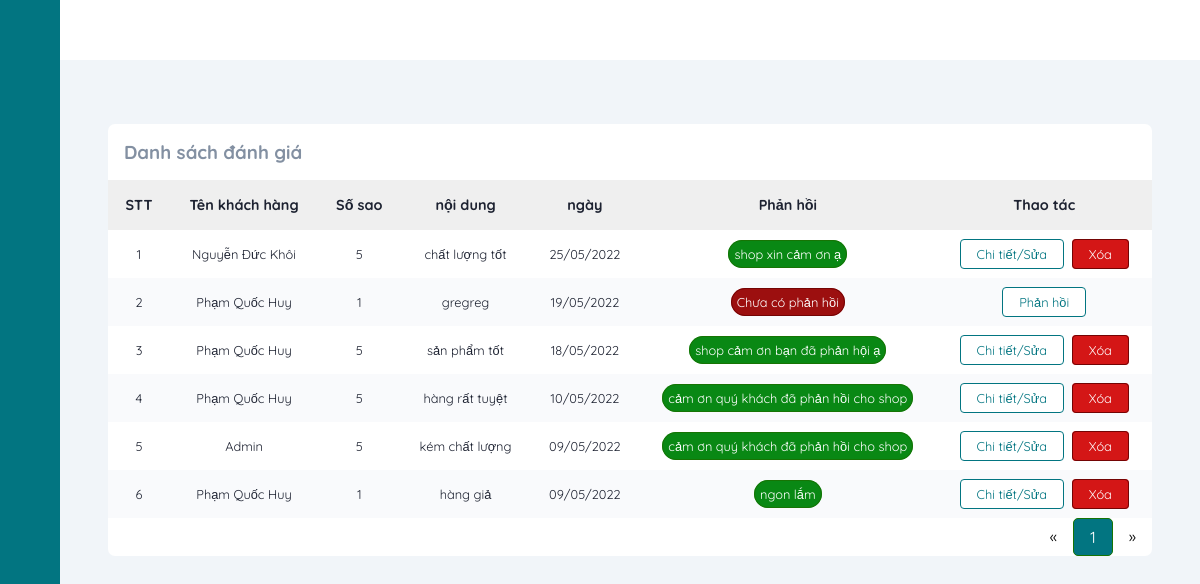
Screenshot of /ratingManage?page=1 (signed in) with the database file from the repository.
### tables this page shows
CREATE TABLE `productrating` (
  `id` int(11) NOT NULL,
  `productId` int(11) NOT NULL,
  `userId` int(11) NOT NULL,
  `star` int(11) NOT NULL,
  `content` text NOT NULL,
  `reply` text NOT NULL,
  `createdDate` datetime NOT NULL DEFAULT current_timestamp(),
  `repliedDate` datetime DEFAULT NULL
);

CREATE TABLE `users` (
  `id` int(11) NOT NULL,
  `fullName` varchar(255) NOT NULL,
  `email` varchar(255) NOT NULL,
  `dob` date NOT NULL,
  `address` varchar(500) NOT NULL,
  `password` varchar(255) NOT NULL,
  `roleId` int(11) NOT NULL,
  `status` tinyint(1) NOT NULL,
  `captcha` varchar(50) NOT NULL,
  `isConfirmed` tinyint(4) NOT NULL DEFAULT 0,
  `phone` varchar(10) NOT NULL,
  `provinceId` varchar(5) NOT NULL,
  `districtId` varchar(5) NOT NULL,
  `wardId` varchar(5) NOT NULL
);

### mvc/core/ControllerBase.php (called while the page is built, shortened)
<?php
class ControllerBase{
    public function view($view, $data=[]){
        require_once "./mvc/views/".$view.".php";
    }
}
?>

### mvc/controllers/ratingManage.php (called while the page is built, shortened)
<?php
class ratingManage extends ControllerBase
{
    public function index($page = 1)
    {
        $rating = $this->model("ratingModel");
        $ratingList = ($rating->getAllAdmin(isset($_GET['page']) ? $_GET['page'] : 1))->fetch_all(MYSQLI_ASSOC);
        $countPaging = $rating->getCountPaging(8);
        $this->view("admin/rating", [
            "headTitle" => "Phản hồi đánh giá",
            "ratingList" => $ratingList,
            "countPaging" => $countPaging
        ]);
    }
}

### mvc/core/App.php (called while the page is built, shortened)
<?php
class App
{
    protected $action = "Index";
    function __construct()
    {
        $arr = $this->UrlProcess();
        if (file_exists("./mvc/controllers/" . $arr[0] . ".php")) {
            unset($arr[0]);
        }
        $this->controller = new $this->controller;
        $this->params = $arr ? array_values($arr) : [];
        array_push($this->params, $_GET);
        call_user_func_array([$this->controller, $this->action], $this->params);
    }
    function UrlProcess()
    {
        if (isset($_GET["url"])) {
            return explode("/", filter_var(trim($_GET["url"], "/")));
        }
    }
}

### index.php (called while the page is built, shortened)
<?php
$myApp = new App();
?>

### mvc/core/DB.php (called while the page is built, shortened)
<?php
class DB{
    private static $instance = null;
    protected $servername = "localhost";
    protected $username = "root";
    protected $password = "";
    private function __construct(){
        $this->con = mysqli_connect($this->servername, $this->username, $this->password);
    }
    public static function getInstance()
    {
      if(!self::$instance)
      {
        self::$instance = new DB();
      }
      return self::$instance;
    }
}
?>

### mvc/models/ratingModel.php (called while the page is built, shortened)
<?php
class ratingModel
{
    private static $instance = null;
    public static function getInstance()
    {
        if (!self::$instance) {
            self::$instance = new ratingModel();
        }
        return self::$instance;
    }
    public function getAllAdmin($page = 1, $total = 8)
    {
        $tmp = ($page - 1) * $total;
        $db = DB::getInstance();
        $sql = "SELECT p.id, p.star, p.createdDate, p.content, p.reply, u.id as userId, u.fullName, c.name as productName FROM productrating p JOIN users u ON p.userId = u.id JOIN products c ON p.productId = c.id ORDER BY p.createdDate DESC LIMIT $tmp,$total";
        $result = mysqli_query($db->con, $sql);
        return $result;
    }
}

### mvc/views/admin/rating.php (the view, shortened to what this page needs)
<?php require APP_ROOT . '/views/admin/inc/head.php'; ?>
<body>
    <?php require APP_ROOT . '/views/admin/inc/sidebar.php'; ?>
    <div class="main-content">
        <main>
            <section class="recent">
                <div class="activity-grid">
                    <div class="activity-card">
                        <h3>Danh sách đánh giá</h3>
                        <div class="table-responsive">
                            <table>
                                <thead>
                                    <tr>
                                        <th>STT</th>
                                        <th>Tên khách hàng</th>
                                        <th>Số sao</th>
                                        <th>nội dung</th>
                                        <th>ngày</th>
                                        <th>Phản hồi</th>
                                        <th>Thao tác</th>
                                    </tr>
                                </thead>
                                <tbody>
                                    <?php
                                    $count = 0;
                                    foreach ($data['ratingList'] as $key => $value) {
                                    ?>
                                        <tr>
                                            <td><?= ++$count ?></td>
                                            <td><?= $value['fullName'] ?></td>
                                            <td><?= $value['star'] ?></td>
                                            <td><?= $value['content'] ?></td>
                                            <td><?= date("d/m/Y", strtotime($value['createdDate'])) ?></td>
                                            <?php
                                            if ($value['reply']) { ?>
                                                <td><span class="active"><?= $value['reply'] ?></span></td>
                                            <?php } else { ?>
                                                <td><span class="block">Chưa có phản hồi</span></td>
                                            <?php }
                                            ?>
                                            <td>
                                            <?php
                                            if ($value['reply']) { ?>
                                                <a class="button-normal" href="<?= URL_ROOT . '/ratingManage/reply/' . $value['id'] ?>">Chi tiết/Sửa</a>
                                                <a class="button-red" href="<?= URL_ROOT . '/ratingManage/delete/' . $value['id'] ?>">Xóa</a>
                                            <?php } else { ?>
                                                <a class="button-normal" href="<?= URL_ROOT . '/ratingManage/reply/' . $value['id'] ?>">Phản hồi</a>
                                            <?php }
                                            ?>
                                            </td>
                                        </tr>
                                    <?php }
                                    ?>
                                </tbody>
                            </table>
                        </div>
                        <div class="pagination">
                            <a href="<?= URL_ROOT ?>/ratingManage?page=<?= (isset($_GET['page'])) ? (($_GET['page'] <= 1) ? 1 : $_GET['page'] - 1) : 1 ?>">&laquo;</a>
                            <?php
                            for ($i = 1; $i <= $data['countPaging']; $i++) {
                                if (isset($_GET['page'])) {
                                    if ($i == $_GET['page']) { ?>
                                        <a class="active" href="<?= URL_ROOT ?>/ratingManage?page=<?= $i ?>"><?= $i ?></a>
                                    <?php } else { ?>
                                        <a href="<?= URL_ROOT ?>/ratingManage?page=<?= $i ?>"><?= $i ?></a>
                                    <?php  }
                                } ?>
                            <?php }
                            ?>
                            <a href="<?= URL_ROOT ?>/ratingManage?page=<?= (isset($_GET['page'])) ? ($_GET['page'] == $data['countPaging'] ? $_GET['page'] : $_GET['page'] + 1) : 2 ?>">&raquo;</a>
                        </div>
                    </div>
                </div>
            </section>
        </main>
    </div>
</body>
</html>

### public/css/admin.css (style rules this page uses)
:root { --main-color: #027581; --color-dark: #1D2231; --text-grey: #8390A2; }
* { font-family: 'Quicksand', sans-serif; margin: 0; padding: 0; text-decoration: none; list-style-type: none; box-sizing: border-box; }
.main-content { position: relative; margin-left: 240px; transition: margin-left 500ms; }
main { margin-top: 60px; background: #f1f5f9; min-height: 90vh; padding: 1rem 3rem; }
.recent { margin-top: 3rem; margin-bottom: 3rem; }
.activity-grid { display: grid; grid-template-columns: 100% 25%; grid-column-gap: 1.5rem; }
.activity-card, .summary-card, .bday-card { background: #fff; border-radius: 7px; }
.activity-card h3 { color: var(--text-grey); margin: 1rem; }
.activity-card table { width: 100%; border-collapse: collapse; }
.activity-card thead { background: #efefef; text-align: left; }
th, td { font-size: .9rem; padding: 1rem 1rem; color: var(--color-dark); text-align: center; }
td { font-size: .8rem; }
tbody tr:nth-child(even) { background: #f9fafc; }
.button-red { background: rgb(212, 22, 22); color: #fff; border: 1px solid rgb(116, 4, 4); border-radius: 4px; padding: .4rem 1rem; margin: 2px 2px; }
.button-normal { background: white; color: var(--main-color); border: 1px solid var(--main-color); border-radius: 4px; padding: .4rem 1rem; margin: 2px 2px; }
.table-responsive { overflow-x: auto; }
@media only screen and (max-width: 1200px) { .main-content { margin-left: 60px; } }
.active { background: rgb(9, 136, 20); color: #fff; border: 1px solid rgb(23, 116, 4); padding: 5px; border-radius: 20px; }
.block { background: rgb(156, 15, 15); color: #fff; border: 1px solid rgb(116, 4, 4); padding: 5px; border-radius: 20px; }
.pagination { float: right; }
.pagination a { color: black; float: left; padding: 8px 16px; text-decoration: none; }
.pagination a.active { background-color: #027581; color: white; border-radius: 5px; }

### rows the page displays
productrating: userId.fullName "Nguyễn Đức Khôi", star "5", content "chất lượng tốt", createdDate "25/05/2022", reply "shop xin cảm ơn ạ"
productrating: userId.fullName "Phạm Quốc Huy", star "1", content "gregreg", createdDate "19/05/2022", reply "Chưa có phản hồi"
productrating: userId.fullName "Phạm Quốc Huy", star "5", content "sản phẩm tốt", createdDate "18/05/2022", reply "shop cảm ơn bạn đã phản hội ạ"
productrating: userId.fullName "Phạm Quốc Huy", star "5", content "hàng rất tuyệt", createdDate "10/05/2022", reply "cảm ơn quý khách đã phản hồi cho shop"
productrating: userId.fullName "Admin", star "5", content "kém chất lượng", createdDate "09/05/2022", reply "cảm ơn quý khách đã phản hồi cho shop"
productrating: userId.fullName "Phạm Quốc Huy", star "1", content "hàng giả", createdDate "09/05/2022", reply "ngon lắm"
